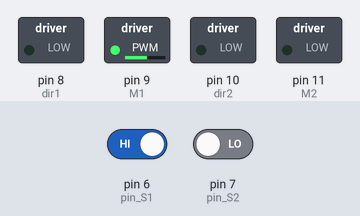
A sketch run on a simulated Arduino Uno, built with avr-gcc and run on an emulated ATmega328P. Shown: switched loads named in the sketch (green lamp = pin HIGH). The inputs (shaded band) are chosen by the test bench; at power-on: pin 6 (pin_S1) HIGH, pin 7 (pin_S2) LOW.

Above: at 1.2 s.
1.3 s: pin 6 (pin_S1) driven LOW
At 2.3 s:
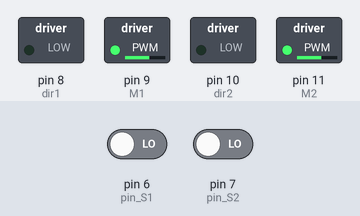
2.8 s: pin 7 (pin_S2) driven HIGH
At 3.5 s:
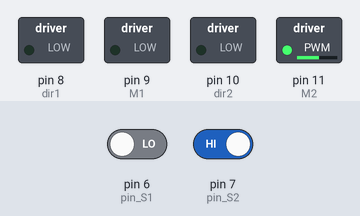
4.3 s: pin 7 (pin_S2) driven LOW
At 4.6 s:
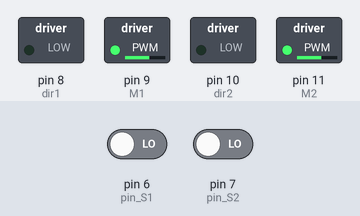
Timing chart, 0 to 7.3 s (numbered marks = the images above; inputs shaded):
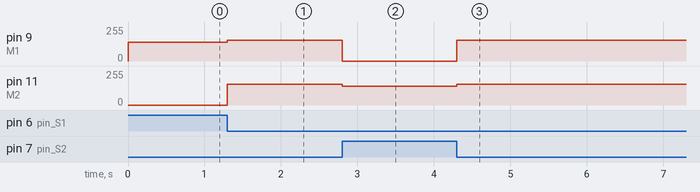

Measured:
- after the input at 1.3 s, pin 9 (M1): 140/255 → 155/255 at once; pin 11 (M2): 0/255 → 155/255 at once
- after the input at 2.8 s, pin 9 (M1): 155/255 → 0/255 at once; pin 11 (M2): 155/255 → 140/255 at once
- after the input at 4.3 s, pin 9 (M1): 0/255 → 155/255 at once; pin 11 (M2): 140/255 → 155/255 at once

The sketch:

McGreen_2.0_test.ino
```cpp
#define TAMANHO_MAXIMO 10

// Define os pinos dos motores
#define M1 9
#define dir1 8

#define M2 11
#define dir2 10

// Define os pinos dos sensores
#define pin_S1 6
#define pin_S2 7

// Variáveis para armazenar os estados dos sensores
bool Sensor1 = false;
bool Sensor2 = false;

// Define as velocidades dos motores
int velocidade = 155;
int curva = 140;

int padrao_sensor[TAMANHO_MAXIMO] = {0};
int n_atual_array = 0;

int contador = 0;
int resultado = 0;

void adicionarElemento(int novoElemento)
{
    if (n_atual_array < TAMANHO_MAXIMO)
    {
        padrao_sensor[n_atual_array] = novoElemento;
        n_atual_array++;
    }
    else
    {
    }
}

void limparArray()
{
    for (int i = 0; i < TAMANHO_MAXIMO; ++i)
    {
        padrao_sensor[i] = 0;
    }

    n_atual_array = 0;
}

void setup()
{
    pinMode(M1, OUTPUT);
    pinMode(M2, OUTPUT);

    pinMode(dir1, OUTPUT);
    pinMode(dir2, OUTPUT);

    pinMode(pin_S1, INPUT);
    pinMode(pin_S2, INPUT);
}

void loop()
{
    // Leitura dos estados dos sensores
    Sensor1 = digitalRead(pin_S1);
    Sensor2 = digitalRead(pin_S2);

    resultado = Sensor1 - Sensor2;
    // Adiciona a leitura dos sensores ao array

    // Se ambos os sensores estiverem fora da linha
    if (!Sensor1 && !Sensor2)
    {
        // Ambos os motores avançam
        acionarMotores(velocidade, velocidade);
    }
    // Se o Sensor1 estiver sobre a linha e Sensor2 fora da linha
    else if (Sensor1 && !Sensor2)
    {
        // Motor1 gira mais rápido para curvar para a esquerda
        acionarMotores(curva, 0);
    }
    // Se o Sensor2 estiver sobre a linha e Sensor1 fora da linha
    else if (!Sensor1 && Sensor2)
    {
        // Motor2 gira mais rápido para curvar para a direita
        acionarMotores(0, curva);
    }

    adicionarElemento(resultado);

    if (contador == 10)
    {
        limparArray();
        contador = 0;

    }
    else
    {
        contador++;
    }
}

// Função para controlar os motores
void acionarMotores(int velocidadeM1, int velocidadeM2)
{
    // Define a direção dos motores
    if (velocidadeM1 >= 0)
    {
        digitalWrite(dir1, LOW); // Define a direção do Motor1 para frente
    }
    else
    {
        digitalWrite(dir1, HIGH);     // Define a direção do Motor1 para trás
        velocidadeM1 = -velocidadeM1; // Transforma a velocidade negativa em positiva
    }

    if (velocidadeM2 >= 0)
    {
        digitalWrite(dir2, LOW); // Define a direção do Motor2 para frente
    }
    else
    {
        digitalWrite(dir2, HIGH);     // Define a direção do Motor2 para trás
        velocidadeM2 = -velocidadeM2; // Transforma a velocidade negativa em positiva
    }

    // Ativa os motores com as velocidades especificadas
    analogWrite(M1, velocidadeM1);
    analogWrite(M2, velocidadeM2);
}
```
